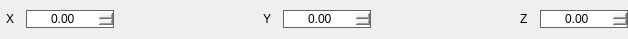
<?xml version="1.0" encoding="UTF-8"?>
<ui version="4.0">
 <class>VectorInputClass</class>
 <widget class="QWidget" name="VectorInputClass">
  <property name="geometry">
   <rect>
    <x>0</x>
    <y>0</y>
    <width>628</width>
    <height>39</height>
   </rect>
  </property>
  <property name="windowTitle">
   <string>VectorInput</string>
  </property>
  <property name="styleSheet">
   <string notr="true">border: 1px solid transparent;
padding-left: 2px;
padding-right: 2px;</string>
  </property>
  <layout class="QGridLayout" name="gridLayout">
   <property name="leftMargin">
    <number>0</number>
   </property>
   <property name="topMargin">
    <number>0</number>
   </property>
   <property name="rightMargin">
    <number>0</number>
   </property>
   <property name="bottomMargin">
    <number>0</number>
   </property>
   <property name="horizontalSpacing">
    <number>6</number>
   </property>
   <property name="verticalSpacing">
    <number>1</number>
   </property>
   <item row="0" column="4">
    <widget class="QLabel" name="label_2">
     <property name="sizePolicy">
      <sizepolicy hsizetype="Fixed" vsizetype="Preferred">
       <horstretch>0</horstretch>
       <verstretch>0</verstretch>
      </sizepolicy>
     </property>
     <property name="text">
      <string>Y</string>
     </property>
    </widget>
   </item>
   <item row="0" column="7">
    <widget class="QLabel" name="label_3">
     <property name="sizePolicy">
      <sizepolicy hsizetype="Fixed" vsizetype="Preferred">
       <horstretch>0</horstretch>
       <verstretch>0</verstretch>
      </sizepolicy>
     </property>
     <property name="text">
      <string>Z</string>
     </property>
    </widget>
   </item>
   <item row="0" column="8">
    <widget class="QDoubleSpinBox" name="zSpinner">
     <property name="styleSheet">
      <string notr="true">border: 1px solid #646464;</string>
     </property>
     <property name="frame">
      <bool>true</bool>
     </property>
     <property name="alignment">
      <set>Qt::AlignmentFlag::AlignCenter</set>
     </property>
     <property name="minimum">
      <double>-1000000.000000000000000</double>
     </property>
     <property name="value">
      <double>0.000000000000000</double>
     </property>
    </widget>
   </item>
   <item row="0" column="5">
    <widget class="QDoubleSpinBox" name="ySpinner">
     <property name="styleSheet">
      <string notr="true">border: 1px solid #646464;</string>
     </property>
     <property name="alignment">
      <set>Qt::AlignmentFlag::AlignCenter</set>
     </property>
     <property name="minimum">
      <double>-1000000.000000000000000</double>
     </property>
     <property name="maximum">
      <double>1000000.000000000000000</double>
     </property>
    </widget>
   </item>
   <item row="0" column="6">
    <spacer name="horizontalSpacer_2">
     <property name="orientation">
      <enum>Qt::Orientation::Horizontal</enum>
     </property>
     <property name="sizeHint" stdset="0">
      <size>
       <width>40</width>
       <height>20</height>
      </size>
     </property>
    </spacer>
   </item>
   <item row="0" column="2">
    <widget class="QDoubleSpinBox" name="xSpinner">
     <property name="styleSheet">
      <string notr="true">border: 1px solid #646464;</string>
     </property>
     <property name="alignment">
      <set>Qt::AlignmentFlag::AlignCenter</set>
     </property>
     <property name="buttonSymbols">
      <enum>QAbstractSpinBox::ButtonSymbols::UpDownArrows</enum>
     </property>
     <property name="minimum">
      <double>-1000000.000000000000000</double>
     </property>
     <property name="maximum">
      <double>1000000.000000000000000</double>
     </property>
    </widget>
   </item>
   <item row="0" column="3">
    <spacer name="horizontalSpacer">
     <property name="orientation">
      <enum>Qt::Orientation::Horizontal</enum>
     </property>
     <property name="sizeHint" stdset="0">
      <size>
       <width>40</width>
       <height>20</height>
      </size>
     </property>
    </spacer>
   </item>
   <item row="0" column="1">
    <widget class="QLabel" name="label">
     <property name="sizePolicy">
      <sizepolicy hsizetype="Fixed" vsizetype="Preferred">
       <horstretch>0</horstretch>
       <verstretch>0</verstretch>
      </sizepolicy>
     </property>
     <property name="text">
      <string>X</string>
     </property>
    </widget>
   </item>
  </layout>
 </widget>
 <layoutdefault spacing="6" margin="11"/>
 <resources/>
 <connections>
  <connection>
   <sender>xSpinner</sender>
   <signal>valueChanged(double)</signal>
   <receiver>VectorInputClass</receiver>
   <slot>emitValChanged()</slot>
   <hints>
    <hint type="sourcelabel">
     <x>213</x>
     <y>96</y>
    </hint>
    <hint type="destinationlabel">
     <x>257</x>
     <y>46</y>
    </hint>
   </hints>
  </connection>
  <connection>
   <sender>ySpinner</sender>
   <signal>valueChanged(double)</signal>
   <receiver>VectorInputClass</receiver>
   <slot>emitValChanged()</slot>
   <hints>
    <hint type="sourcelabel">
     <x>313</x>
     <y>196</y>
    </hint>
    <hint type="destinationlabel">
     <x>322</x>
     <y>174</y>
    </hint>
   </hints>
  </connection>
  <connection>
   <sender>zSpinner</sender>
   <signal>valueChanged(double)</signal>
   <receiver>VectorInputClass</receiver>
   <slot>emitValChanged()</slot>
   <hints>
    <hint type="sourcelabel">
     <x>381</x>
     <y>299</y>
    </hint>
    <hint type="destinationlabel">
     <x>381</x>
     <y>277</y>
    </hint>
   </hints>
  </connection>
 </connections>
 <slots>
  <slot>emitValChanged()</slot>
 </slots>
</ui>
